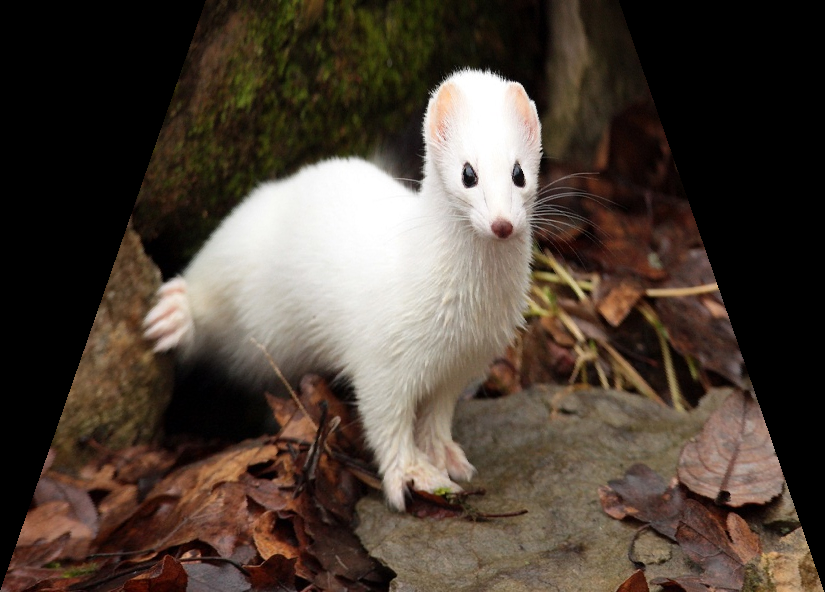
#> input picture Day 02/done.png, 825 x 592 px
$ python difference.py
#> lines starting #> are read from the running program, lines starting #| are printed output that depends on the picture; long printed decimals are rounded
from PIL import Image

image1 = Image.open("done.png")
#> image1 is the input picture: PIL image 825x592 RGB; mean R, G, B 77.9, 66, 56
data1 = image1.load()
image2 = Image.open("stoat.jpg")
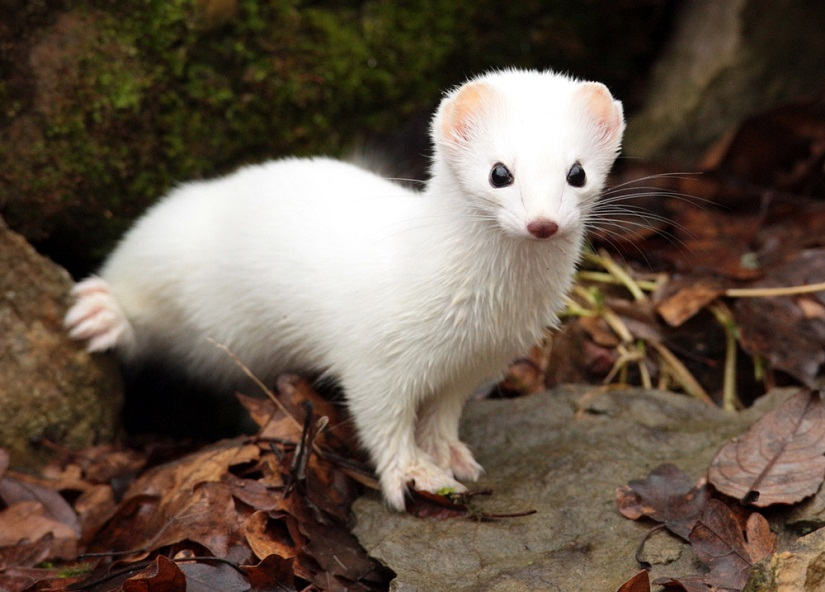
#> input picture Day 02/stoat.jpg, 825 x 592 px
#> image2 is the input picture: PIL image 825x592 RGB; mean R, G, B 102.1, 87.4, 74.1
data2 = image2.load()

image3 = Image.new("RGB", (image1.width, image1.height))
#> image3: PIL image 825x592 RGB; every value is 0
data3 = image3.load()

sum_error = 0
for y in range(image1.height):
    for x in range(image1.width):
        data3[x,y] = tuple(map(lambda a,b:abs(a-b), data1[x,y], data2[x,y]))
        sum_error += data3[x,y][0]+data3[x,y][1]+data3[x,y][2]
#> after the loop, sum_error = 53297421

print(sum_error/(image1.width*image1.height))
#| 109.127

image3.save("difference.png")
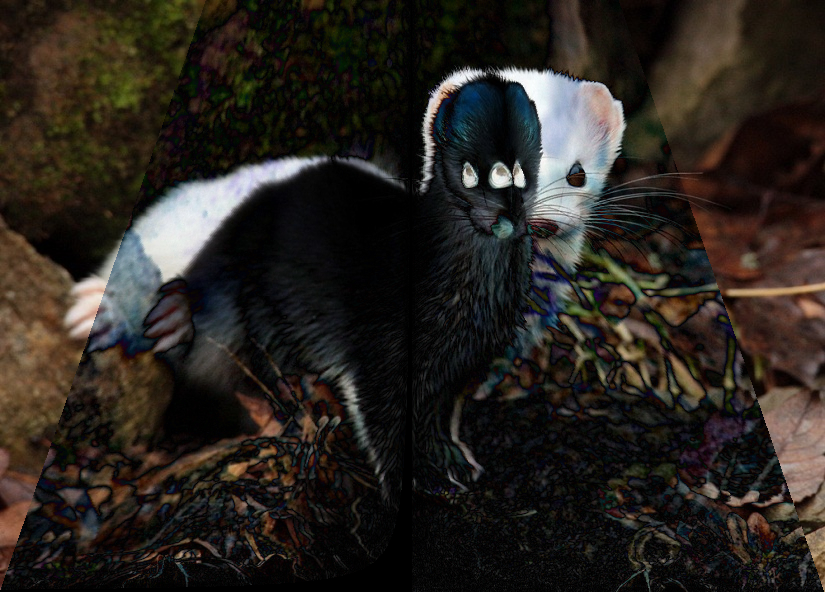
#> saved as difference.png: PIL image 825x592 RGB; mean R, G, B 41.6, 36.4, 31.2
